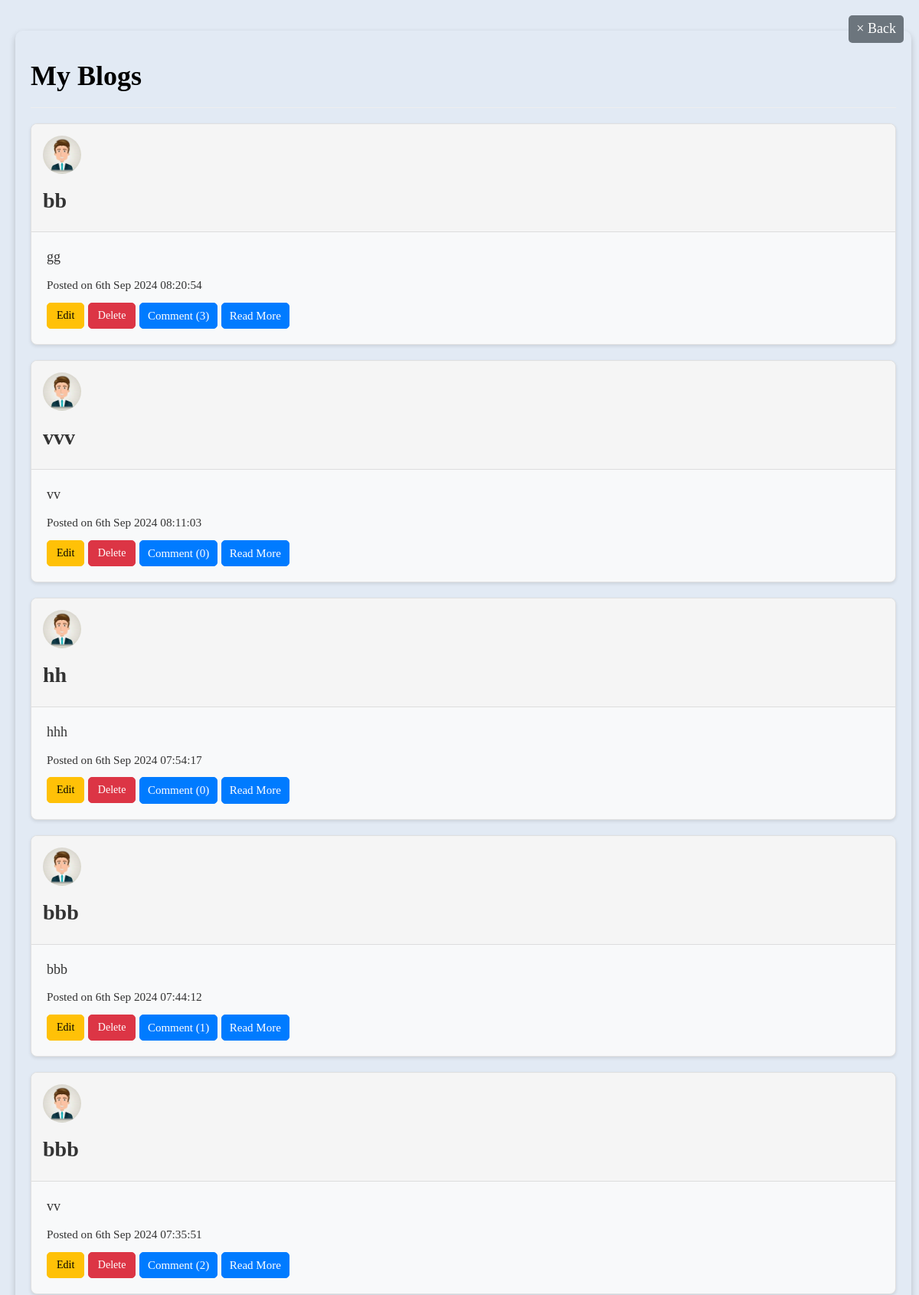
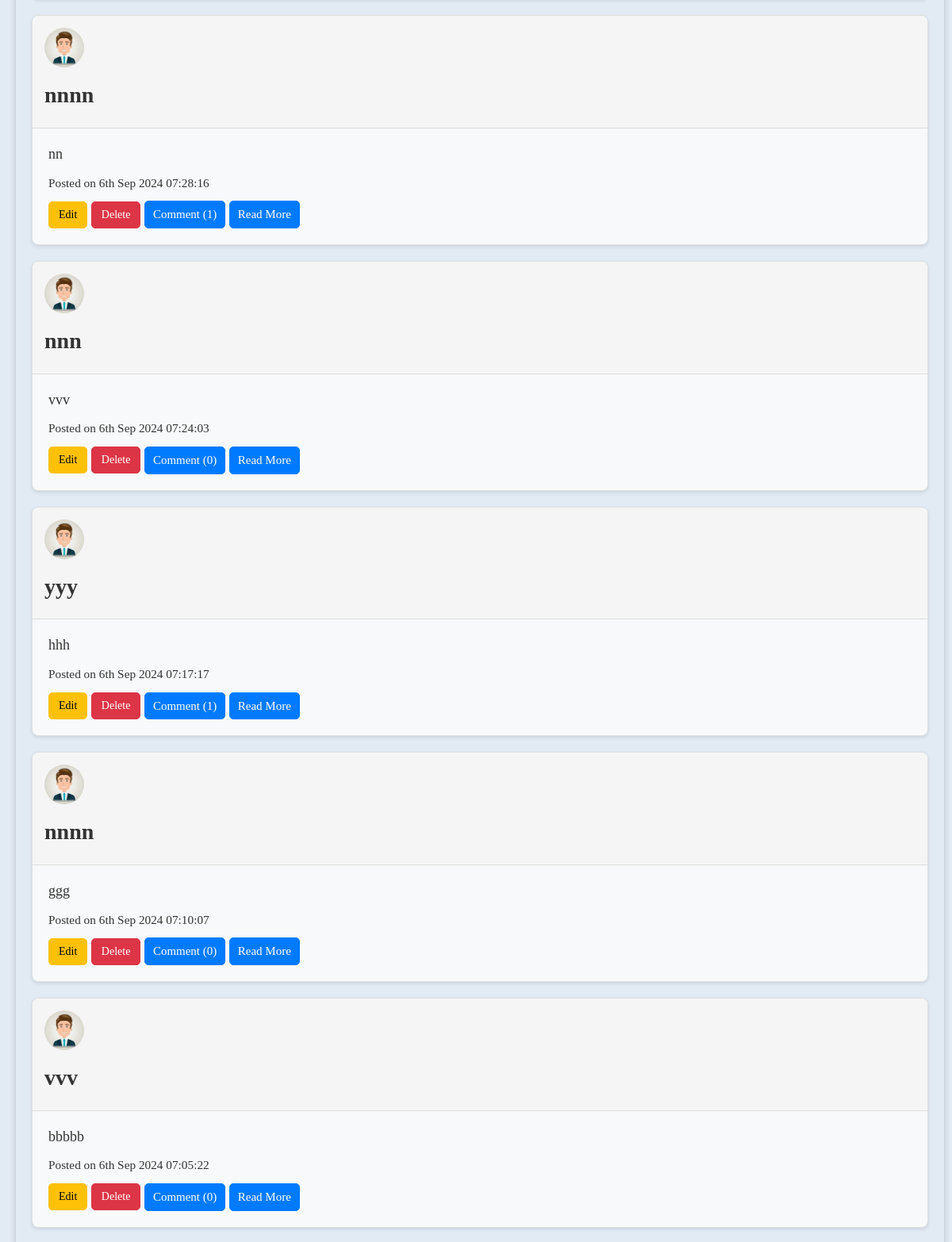
/yourblog.php (signed in, upper part), run on the app's committed database (2 pictures, top to bottom).
### tables this page shows
CREATE TABLE `blog_posts` (
  `id` int(11) NOT NULL,
  `postTitle` varchar(200) NOT NULL,
  `description` text NOT NULL,
  `content` text NOT NULL,
  `post_date` timestamp NOT NULL DEFAULT current_timestamp() ON UPDATE current_timestamp(),
  `auther` varchar(25) NOT NULL,
  `catinfo` varchar(70) DEFAULT NULL
);

### yourblog.php (the view, shortened to what this page needs)
<?php
include 'dbconfig.php';
$username = $_SESSION['username'];
$query = "
    SELECT p.*,
           u.pic,
           (SELECT COUNT(*) FROM comments c WHERE c.id = p.id) AS total_comments
    FROM blog_posts p
    LEFT JOIN userinfo u ON p.auther = u.username
    WHERE p.auther = ?
    ORDER BY p.id DESC";
$stmt = $con->prepare($query);
$stmt->bind_param("s", $username);
$stmt->execute();
$result = $stmt->get_result();
?>
<!DOCTYPE html>
<html lang="en">
<head>
    <link rel="stylesheet" href="https://maxcdn.bootstrapcdn.com/bootstrap/3.3.7/css/bootstrap.min.css">
</head>
<body>
<a href="javascript:history.back()" class="btn-back">&times; Back</a>
<div class="container">
    <h1 style="font-weight: bold;">My Blogs</h1>
    <hr>
    <?php
    if ($result->num_rows > 0) {
        while ($row = $result->fetch_assoc()) {
            ?>
            <div class="panel panel-default">
                <div class="panel-heading">
                    <img src="<?php echo htmlspecialchars($row['pic']); ?>" alt="<?php echo htmlspecialchars($row['auther'], ENT_QUOTES, 'UTF-8'); ?>" class="media-object img-circle" style="width: 50px; height: 50px; border-radius: 50%; margin-right: 10px; display: inline-block;">
                    <h3 style="font-size:28px;font-weight:bolder;"><?php echo htmlspecialchars($row['postTitle']); ?></h3>
                </div>
                <div class="panel-body">
                    <p><?php echo htmlspecialchars($row['description']); ?></p>
                    <p><small>Posted on <?php echo date('jS M Y H:i:s', strtotime($row['post_date'])); ?></small></p>
                    <a class="btn btn-warning" href="edit-post.php?id=<?php echo $row['id']; ?>&title=<?php echo $row['postTitle']; ?>">Edit</a>
                    <a class="btn btn-danger" href="delete-post.php?id=<?php echo $row['id']; ?>&title=<?php echo $row['postTitle']; ?>">Delete</a>
                    <a href="comment.php?id=<?php echo $row['id']; ?>&title=<?php echo $row['postTitle']; ?>" class="btn btn-primary btn-sm"><i class="fa fa-thumbs-up"></i> Comment (<?php echo $row['total_comments']; ?>)</a>
                    <a href="viewpost.php?id=<?php echo $row['id']; ?>" class="btn btn-primary btn-sm">Read More</a>
                </div>
            </div>
            <?php
        }
    } else {
        echo "<p>No blogs found.</p>";
    }
    ?>
</div>
</body>
</html>

### yourblog.php (style rules this page uses)
body { font-family: 'Times New Roman', Times, serif; font-size: 18px; padding: 20px; background-color: #E2EAF4; background-size: cover; background-position: center; color: #fff; }
.container { color: #000; border-radius: 10px; padding: 20px; box-shadow: 0 4px 8px rgba(0, 0, 0, 0.2); margin-top: 20px; }
.panel { background: #f8f9fa; color: #333; border: 1px solid #e0e0e0; border-radius: 8px; box-shadow: 0 2px 4px rgba(0, 0, 0, 0.1); margin-bottom: 20px; }
.panel-heading { background-color: #007bff; color: white; border-radius: 8px 8px 0 0; padding: 15px; }
.panel-body { padding: 20px; }
.btn { border-radius: 5px; }
.btn-primary { background-color: #007bff; border-color: #007bff; color: white; font-size: 15px; }
.btn-danger { background-color: #dc3545; border-color: #dc3545; color: white; }
.btn-warning { background-color: #ffc107; border-color: #ffc107; color: black; }
.btn-back { background-color: #6c757d; border-color: #6c757d; color: #fff; padding: 5px 10px; text-decoration: none; border-radius: 5px; position: absolute; top: 20px; right: 20px; }

### data on the page
blog_posts: postTitle "bb", description "gg", post_date "6th Sep 2024 08:20:54", total_comments "3"
blog_posts: postTitle "vvv", description "vv", post_date "6th Sep 2024 08:11:03", total_comments "0"
blog_posts: postTitle "hh", description "hhh", post_date "6th Sep 2024 07:54:17", total_comments "0"
blog_posts: postTitle "bbb", description "bbb", post_date "6th Sep 2024 07:44:12", total_comments "1"
blog_posts: postTitle "bbb", description "vv", post_date "6th Sep 2024 07:35:51", total_comments "2"
blog_posts: postTitle "nnnn", description "nn", post_date "6th Sep 2024 07:28:16", total_comments "1"
blog_posts: postTitle "nnn", description "vvv", post_date "6th Sep 2024 07:24:03", total_comments "0"
blog_posts: postTitle "yyy", description "hhh", post_date "6th Sep 2024 07:17:17", total_comments "1"
blog_posts: postTitle "nnnn", description "ggg", post_date "6th Sep 2024 07:10:07", total_comments "0"
blog_posts: postTitle "vvv", description "bbbbb", post_date "6th Sep 2024 07:05:22", total_comments "0"
